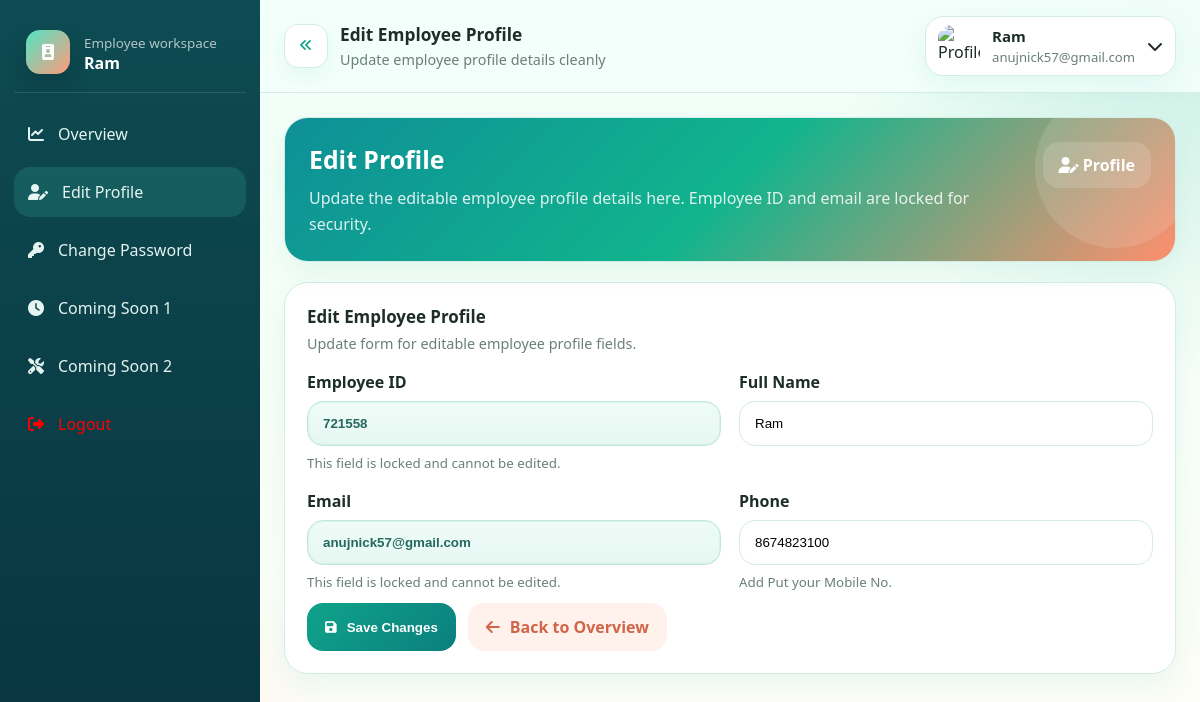
/employee-edit-profile.php (signed in), run on the app's committed database.
### tables this page shows
CREATE TABLE `employee` (
  `id` int(11) NOT NULL,
  `employee_id` varchar(20) NOT NULL,
  `name` varchar(100) NOT NULL,
  `email` varchar(150) NOT NULL,
  `password` varchar(255) NOT NULL,
  `phone` varchar(20) DEFAULT NULL,
  `auth_token` varchar(255) DEFAULT NULL,
  `token_expiry` datetime DEFAULT NULL,
  `last_login` datetime DEFAULT NULL,
  `created_at` timestamp NOT NULL DEFAULT current_timestamp()
);

### includes/employee-common.php (called while the page is built, shortened)
<?php
function employeeHasColumn(mysqli $conn, string $column): bool
{
    $column_check = $conn->query("SHOW COLUMNS FROM `employee` LIKE '" . $conn->real_escape_string($column) . "'");
    $has_column = $column_check && $column_check->num_rows > 0;
    return $has_column;
}
function getCurrentEmployee(mysqli $conn, string $employee_id): ?array
{
    $last_login_sql = employeeHasColumn($conn, 'last_login') ? 'last_login' : 'NULL AS last_login';
    $created_at_sql = employeeHasColumn($conn, 'created_at') ? 'created_at' : 'NULL AS created_at';
    $select_sql = "SELECT employee_id, name, email, phone, {$last_login_sql}, {$created_at_sql} FROM `employee` WHERE employee_id = ?";
    $stmt = $conn->prepare($select_sql);
    $stmt->bind_param('s', $employee_id);
    $stmt->execute();
    $result = $stmt->get_result();
    $employee = $result->fetch_assoc() ?: null;
    return $employee;
}
?>

### employee-edit-profile.php (the view, shortened to what this page needs)
<?php
require __DIR__ . '/includes/employee-common.php';
require __DIR__ . '/includes/layout.php';
$employee = getCurrentEmployee($conn, $_SESSION['employee_id']);
$page_title = 'Edit Employee Profile';
$page_subtitle = 'Update employee profile details cleanly';
$active_page = 'edit-profile';
employeeLayoutStart($page_title, $page_subtitle, $employee, $active_page);
?>
<section class="hero">
    <div>
        <h2>Edit Profile</h2>
        <p>Update the editable employee profile details here. Employee ID and email are locked for security.</p>
    </div>
    <div class="tag"><i class="fa-solid fa-user-pen"></i> Profile</div>
</section>
<section class="panel">
    <div class="panel-title">
        <div>
            <h3>Edit Employee Profile</h3>
            <p>Update form for editable employee profile fields.</p>
        </div>
    </div>
    <form method="post">
        <div class="form-grid">
            <div class="group">
                <label for="employee_id">Employee ID</label>
                <input class="readonly-input" type="text" id="employee_id" value="<?php echo htmlspecialchars($employee['employee_id']); ?>" readonly>
                <small>This field is locked and cannot be edited.</small>
            </div>
            <div class="group">
                <label for="name">Full Name</label>
                <input type="text" id="name" name="name" value="<?php echo htmlspecialchars($employee['name']); ?>" required>
            </div>
            <div class="group">
                <label for="email">Email</label>
                <input class="readonly-input" type="email" id="email" value="<?php echo htmlspecialchars($employee['email']); ?>" readonly>
                <small>This field is locked and cannot be edited.</small>
            </div>
            <div class="group">
                <label for="phone">Phone</label>
                <input type="text" id="phone" name="phone" value="<?php echo htmlspecialchars($employee['phone'] ?? ''); ?>" placeholder="Enter 10-digit phone number" inputmode="numeric" pattern="\d{10}" maxlength="10" oninput="this.value=this.value.replace(/\D/g,'').slice(0,10);">
                <small>Add Put your Mobile No.</small>
            </div>
        </div>
        <div class="actions">
            <button class="btn-primary" type="submit" name="update_profile"><i class="fa-solid fa-floppy-disk"></i> Save Changes</button>
            <a class="btn-secondary" href="employee-dashboard.php"><i class="fa-solid fa-arrow-left"></i> Back to Overview</a>
        </div>
    </form>
</section>

### includes/sidebar.php (shortened to what this page needs)
<aside class="sidebar" id="sidebar">
    <div class="brand">
        <div class="brand-badge"><i class="fa-solid fa-id-badge"></i></div>
        <div class="brand-text"><span>Employee workspace</span><strong><?php echo htmlspecialchars($employee['name']); ?></strong></div>
    </div>
    <nav class="nav">
        <a class="nav-link <?php echo $active_page === 'overview' ? 'active' : ''; ?>" href="employee-dashboard.php"><i class="fa-solid fa-chart-line"></i><span>Overview</span></a>
        <a class="nav-link <?php echo $active_page === 'edit-profile' ? 'active' : ''; ?>" href="employee-edit-profile.php"><i class="fa-solid fa-user-pen"></i><span>Edit Profile</span></a>
        <a class="nav-link <?php echo $active_page === 'change-password' ? 'active' : ''; ?>" href="employee-change-password.php"><i class="fa-solid fa-key"></i><span>Change Password</span></a>
        <a class="nav-link <?php echo $active_page === 'coming-soon1' ? 'active' : ''; ?>" href="Comming soon1.php"><i class="fa-solid fa-clock"></i><span>Coming Soon 1</span></a>
        <a class="nav-link <?php echo $active_page === 'coming-soon2' ? 'active' : ''; ?>" href="Comming soon2.php"><i class="fa-solid fa-screwdriver-wrench"></i><span>Coming Soon 2</span></a>
        <a id="clr" class="nav-link" href="employee-logout.php"><i class="fa-solid fa-right-from-bracket"></i><span>Logout</span></a>
    </nav>
</aside>

### includes/navbar.php (shortened to what this page needs)
<header class="topbar">
    <div class="top-left">
        <button class="icon-btn" id="collapseBtn" type="button"><i class="fa-solid fa-angles-left" id="collapseIcon"></i></button>
        <div class="top-title">
            <h1><?php echo htmlspecialchars($page_title); ?></h1>
            <p><?php echo htmlspecialchars($page_subtitle); ?></p>
        </div>
    </div>
    <div class="profile-menu">
        <div class="profile-btn" tabindex="0">
            <img src="includes/user.webp" alt="Profile">
            <div class="profile-meta">
                <strong><?php echo htmlspecialchars($employee['name']); ?></strong>
                <span><?php echo htmlspecialchars($employee['email']); ?></span>
            </div>
            <i class="fa-solid fa-chevron-down"></i>
        </div>
    </div>
</header>

### includes/sidebar.php (style rules this page uses)
#clr { color: red; }

### data on the page
employee: name "Ram", email "anujnick57@gmail.com", employee "721558", phone "8674823100"

### other printed values
$page_title "Edit Employee Profile"
$page_subtitle "Update employee profile details cleanly"
